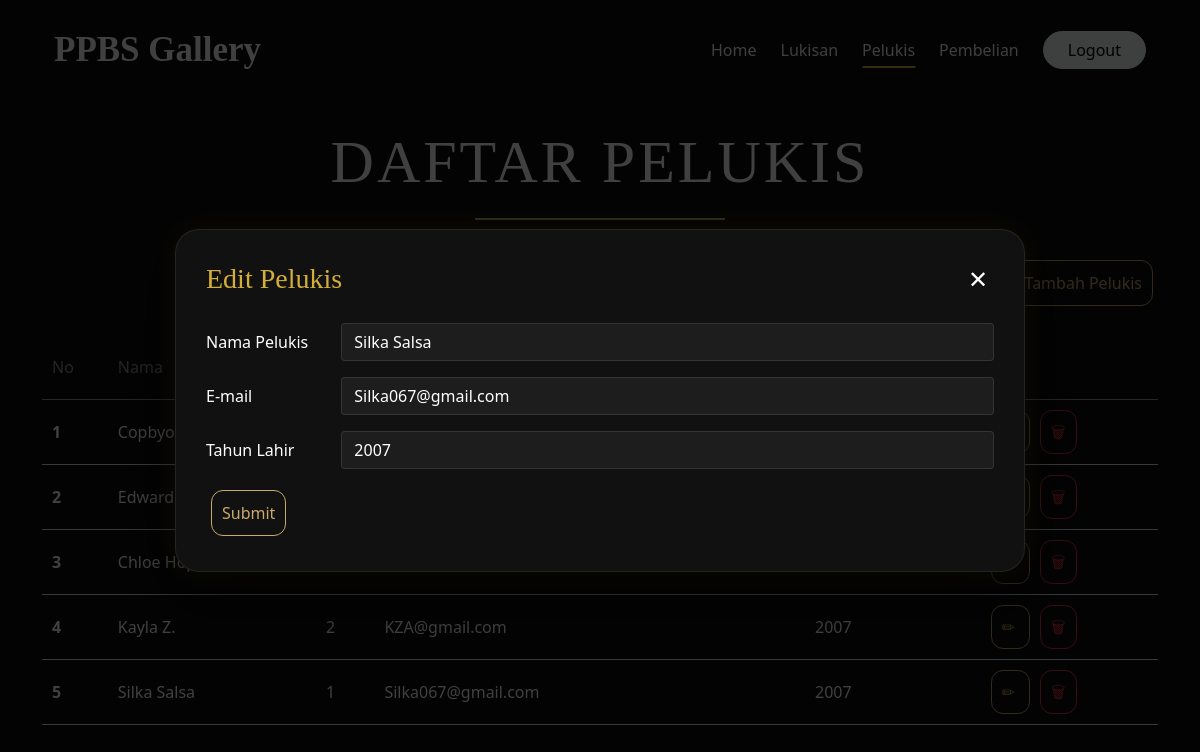
The page /pelukis.php?op=edit&id_pelukis=1 on the database its author committed.
### tables this page shows
CREATE TABLE `pelukis` (
  `id_pelukis` int(11) NOT NULL,
  `nama_pelukis` varchar(50) NOT NULL,
  `tahun_lahir` int(11) DEFAULT NULL,
  `email` varchar(50) DEFAULT NULL
);

### pelukis.php (the view, shortened to what this page needs)
<?php include 'koneksi.php';
$nama_pelukis   = "";
$email          = "";
$tahun_lahir    = "";
if(isset($_GET['op'])) {
    $op = $_GET['op'];
} else {
    $op = "";
}
if($op == 'edit') {
    $id_pelukis     = $_GET['id_pelukis'];
    $sql1           = "SELECT * FROM pelukis where id_pelukis = '$id_pelukis'";
    $q1             = mysqli_query($koneksi, $sql1);
    $r1             = mysqli_fetch_array($q1);
    $nama_pelukis   = $r1['nama_pelukis'];
    $email          = $r1['email'];
    $tahun_lahir    = $r1['tahun_lahir'];
}
?>
<!DOCTYPE html>
<html lang="en">
<head>
    <link href="https://cdn.jsdelivr.net/npm/bootstrap@5.0.2/dist/css/bootstrap.min.css" rel="stylesheet">
    <link rel="stylesheet" href="styles.css?v=1">
</head>
<body style="background:#0d0d0d;color:white;">
    <div class="container">
        <nav class="navbar navbar-expand-lg py-4">
                <div class="container-fluid">
                    <span style="font-family:'Times New Roman',serif; font-size:35px; font-weight:bold; color:white;">
                        PPBS Gallery
                    </span>
                    <div class="ms-auto d-flex align-items-center gap-4">
                        <a class="text-decoration-none text-light" href="home.php">
                            Home
                        </a>
                            <a class="text-decoration-none text-light" href="lukisan.php">Lukisan</a>
                            <a class="text-decoration-none text-light active-link" href="pelukis.php">Pelukis</a>
                            <a class="text-decoration-none text-light" href="pembelian.php">Pembelian</a>
                        <a class="btn btn-light rounded-pill px-4"
                            href="logout.php"
                            onclick="return confirm('Yakin mau logout?')">
                            Logout
                        </a>
                    </div>
                </div>
            </nav>
                <div class="modal-container" id="modalContainer">
            <div class="custom-modal">
                <div class="modal-header-custom">
                    <h3>
                        <?php echo ($op == 'edit') ? 'Edit Pelukis' : 'Tambah Pelukis'; ?>
                    </h3>
                    <button id="closeModal" class="close-btn">
                        ✕
                    </button>
                </div>
                <div class="modal-body-custom">
                    <form action="" method="POST" enctype="multipart/form-data">
                        <div class="mb-3 row">
                            <label for="nama_pelukis" class="col-sm-2 col-form-label">Nama Pelukis</label>
                            <div class="col-sm-10">
                                <input type="text" class="form-control" id="nama_pelukis" name="nama_pelukis" value="<?php echo $nama_pelukis ?>">
                            </div>
                        </div>
                        <div class="mb-3 row">
                            <label for="email" class="col-sm-2 col-form-label">E-mail</label>
                            <div class="col-sm-10">
                                <input type="email" placeholder="example@gmail.com" class="form-control" id="email" name="email" value="<?php echo $email ?>">
                            </div>
                        </div>
                        <div class="mb-3 row">
                            <label for="tahun_lahir" class="col-sm-2 col-form-label">Tahun Lahir</label>
                            <div class="col-sm-10">
                                <input type="text" class="form-control" id="tahun_lahir" name="tahun_lahir" value="<?php echo $tahun_lahir ?>">
                            </div>
                        </div>
                        <div class="col-12">
                            <input type="submit" name="submit" value="Submit" class="btn-dark-custom">
                        </div>
                    </form>
                </div>
            </div>
        </div>
        <div class="hero fade-up">
            <h1>DAFTAR PELUKIS</h1>
            <div class="gold-line"></div>
        </div>
        <div class="text-end mb-4 fade-up">
            <button id="openModal" class="btn-dark-custom">
                + Tambah Pelukis
            </button>
        </div>
            <table class="table table-hover align-middle fade-up">
                <thead>
                    <tr>
                    <th scope="col">No</th>
                    <th scope="col">Nama</th>
                    <th scope="col">ID</th>
                    <th scope="col">E-mail</th>
                    <th scope="col">Tahun Lahir</th>
                    <th scope="col">    </th>
                    </tr>
                </thead>
                <tbody>
                    <?php
                    $sql2    = "SELECT * FROM pelukis order by id_pelukis desc";
                    $q2     = mysqli_query($koneksi, $sql2);
                    $urut   = 1;
                    while($r2 = mysqli_fetch_array($q2)) {
                        $id_pelukis   = $r2['id_pelukis'];
                        $nama_pelukis = $r2['nama_pelukis'];
                        $email        = $r2['email'];
                        $tahun_lahir  = $r2['tahun_lahir'];
                        ?>
                        <tr>
                            <th scope="row"><?php echo $urut++ ?></th>
                            <td scope="row"><?php echo $nama_pelukis ?></td>
                            <td scope="row"><?php echo $id_pelukis ?></td>
                            <td scope="row"><?php echo $email?></td>
                            <td scope="row"><?php echo $tahun_lahir ?></td>
                            <td scope="row">
                                <a class="btn-dark-custom" href="pelukis.php?op=edit&id_pelukis=<?php echo $r2['id_pelukis']; ?>">
                                    ✏
                                </a>
                                <a class="btn-dark-custom btn-delete" href="pelukis.php?op=delete&id_pelukis=<?php echo $r2['id_pelukis']; ?>"
                                onclick="return confirm('Hapus data ini?')">
                                    🗑
                                </a>
                            </td>
                        </tr>
                        <?php
                    }
                    ?>
                </tbody>
            </table>
        <br><br>
    </div>
</body>
</html>

### styles.css (style rules this page uses)
.fade-up { opacity:0; transform:translateY(50px); transition: opacity .8s ease, transform .8s ease; }
.fade-up.show { opacity:1; transform:translateY(0); }
.active-link { position: relative; font-weight: 500; }
.active-link::after { content: ""; position: absolute; left: 0; bottom: -6px; width: 100%; height: 2px; background: white; }
.text-light { position: relative; }
.text-light::after { content:''; position:absolute; left:50%; bottom:-6px; width:0; height:2px; background:#d4af37; transition:all .3s ease; transform:translateX(-50%); }
.text-light:hover::after, .active-link::after { width:100%; }
.btn-dark-custom { flex:1; background:transparent; border:1px solid rgba(255,255,255,.15); border-color:#c9a96e; color:#c9a96e; border-radius:12px; padding:10px; text-decoration:none; text-align:center; margin: 5px; }
.btn-delete { border-color:#dc3545; color:#dc3545; }
.btn-gold, .btn-delete { flex:1; text-align:center; }
.modal-container { position:fixed; inset:0; background:rgba(0,0,0,.75); display:flex; justify-content:center; align-items:center; opacity:0; pointer-events:none; transition:.3s; z-index:9999; }
.modal-container.show { opacity:1; pointer-events:auto; }
.custom-modal { width:850px; max-width:90%; max-height:85vh; overflow-y:auto; background:#111; border:1px solid rgba(255,255,255,.08); border-radius:24px; padding:30px; box-shadow: 0 20px 60px rgba(0,0,0,.6), 0 0 30px rgba(212,175,55,.08); animation:popup .35s ease; }
.modal-header-custom { display:flex; justify-content:space-between; align-items:center; margin-bottom:25px; }
.modal-header-custom h3 { color:#d4af37; margin:0; font-family:'Cormorant Garamond',serif; }
.close-btn { background:none; border:none; color:white; font-size:24px; cursor:pointer; }
.modal-body-custom { color:white; }
.form-control, .form-select { background: rgba(255,255,255,0.05); border: 1px solid rgba(255,255,255,0.1); color:white; }
body { background:#050505; color:white; font-family: "Segoe UI", sans-serif; }
.hero { text-align:center; padding:25px 0 15px; }
.hero h1 { font-family:"Times New Roman", serif; font-size:60px; letter-spacing:3px; color:#ffffff; }
.gold-line { width:250px; height:2px; background:#c9a96e; margin:20px auto; }
.table { color:white; }
.table td, .table th { padding: 20px 10px; }
.table thead th { color: #929292; border-bottom: 1px solid rgba(255,255,255,0.15); font-weight: 500; }
.table-hover tbody tr { transition: all .25s ease; }

### rows shown on the page
pelukis: nama_pelukis "Silka Salsa", email "Silka067@gmail.com", tahun_lahir "2007", id_pelukis "1"
pelukis: nama_pelukis "Copbyo"
pelukis: nama_pelukis "Edward…"
pelukis: nama_pelukis "Chloe Hope"
pelukis: nama_pelukis "Kayla Z.", id_pelukis "2", email "KZA@gmail.com", tahun_lahir "2007"
